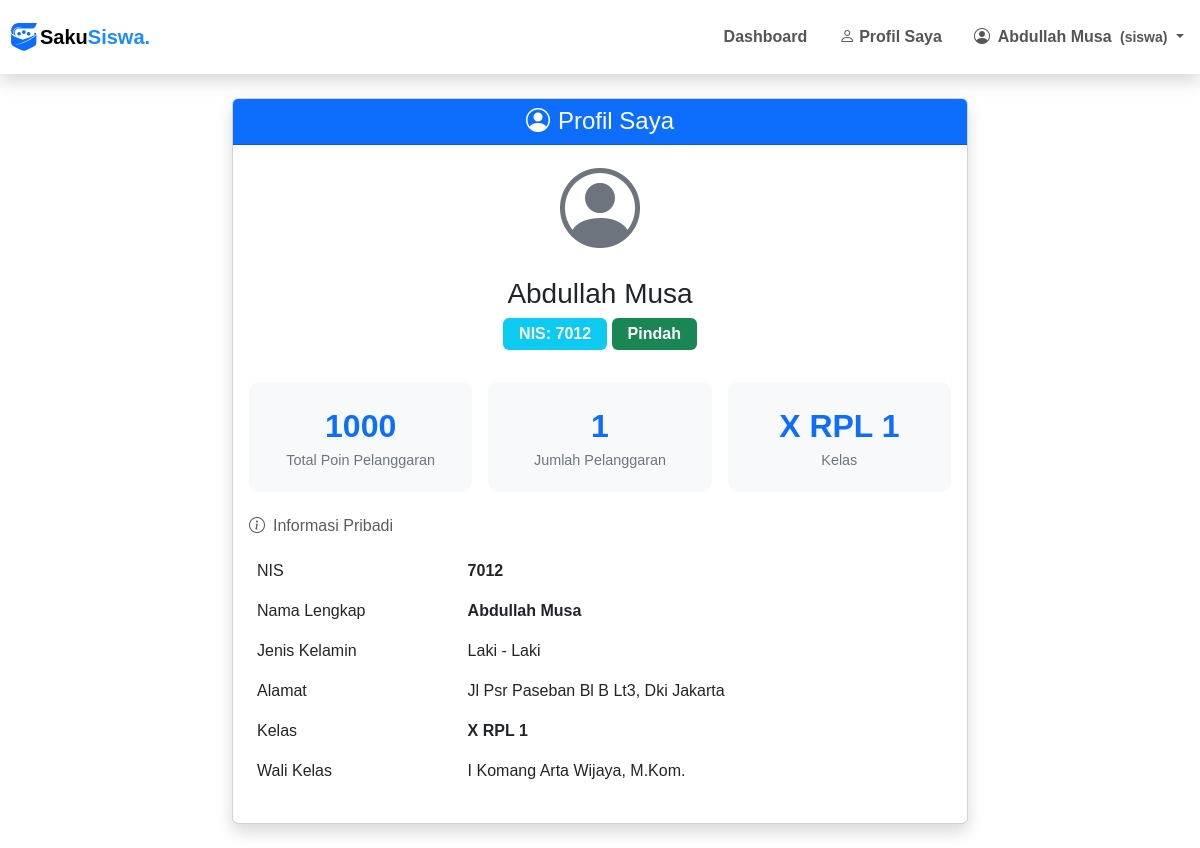
The app's page /pages/siswa/my_profile.php (signed in) with its own data.
### tables this page shows
CREATE TABLE `siswa` (
  `nis` char(5) NOT NULL,
  `nama_siswa` varchar(50) DEFAULT NULL,
  `jenis_kelamin` enum('Laki - Laki','Perempuan') DEFAULT NULL,
  `alamat` varchar(100) DEFAULT NULL,
  `password` varchar(70) DEFAULT NULL,
  `status_siswa` enum('aktif','tidak_aktif','lulus','pindah') DEFAULT NULL,
  `id_ortu_wali` int DEFAULT NULL,
  `id_kelas` int DEFAULT NULL
);

CREATE TABLE `tingkat` (
  `id_tingkat` int NOT NULL,
  `tingkat` varchar(6) DEFAULT NULL
);

CREATE TABLE `program_keahlian` (
  `id_program_keahlian` int NOT NULL,
  `program_keahlian` varchar(6) DEFAULT NULL,
  `deskripsi` varchar(50) DEFAULT NULL
);

CREATE TABLE `kelas` (
  `id_kelas` int NOT NULL,
  `id_tingkat` int DEFAULT NULL,
  `id_program_keahlian` int DEFAULT NULL,
  `rombel` int DEFAULT NULL,
  `kode_guru` char(8) DEFAULT NULL
);

CREATE TABLE `guru` (
  `kode_guru` char(8) NOT NULL,
  `nama_pengguna` varchar(100) DEFAULT NULL,
  `role` enum('admin','bk','guru','manajemen','siswa') DEFAULT 'guru',
  `username` varchar(50) DEFAULT NULL,
  `password` varchar(70) DEFAULT NULL,
  `aktif` enum('Y','N') DEFAULT NULL,
  `jabatan` varchar(50) DEFAULT NULL,
  `telp` varchar(16) DEFAULT NULL
);

### pages/siswa/my_profile.php (the view, shortened to what this page needs)
<?php
include ROOTPATH . "/config/config.php";
include ROOTPATH . "/includes/header.php";
$nis = $_SESSION['username'];
$sql = "SELECT
            s.nis, s.nama_siswa, s.jenis_kelamin, s.alamat, s.status_siswa AS status,
            o.id_ortu_wali, o.ayah, o.ibu, o.wali,
            o.pekerjaan_ayah, o.pekerjaan_ibu, o.pekerjaan_wali,
            o.no_telp_ayah, o.no_telp_ibu, o.no_telp_wali,
            k.id_kelas, t.tingkat, p.program_keahlian, k.rombel,
            g.nama_pengguna AS wali_kelas
        FROM siswa s
        LEFT JOIN ortu_wali o ON s.id_ortu_wali = o.id_ortu_wali
        LEFT JOIN kelas k ON s.id_kelas = k.id_kelas
        LEFT JOIN tingkat t ON k.id_tingkat = t.id_tingkat
        LEFT JOIN program_keahlian p ON k.id_program_keahlian = p.id_program_keahlian
        LEFT JOIN guru g ON k.kode_guru = g.kode_guru
        WHERE s.nis = '$nis'";
$result = mysqli_query($conn, $sql);
$data = mysqli_fetch_assoc($result);
$sql_poin = "SELECT COALESCE(SUM(jp.poin), 0) AS total_poin, COUNT(ps.id_pelanggaran_siswa) AS jumlah_pelanggaran
            FROM pelanggaran_siswa ps
            LEFT JOIN jenis_pelanggaran jp ON ps.id_jenis_pelanggaran = jp.id_jenis_pelanggaran
            WHERE ps.nis = '$nis'";
$data_poin = mysqli_fetch_assoc(mysqli_query($conn, $sql_poin));
?>
<div class="container py-4">
    <div class="row justify-content-center">
        <div class="col-lg-8">
            <div class="card shadow">
                <div class="card-header bg-primary text-white text-center">
                    <h4 class="mb-0"><i class="bi bi-person-circle me-2"></i>Profil Saya</h4>
                </div>
                <div class="card-body">
                    <div class="text-center mb-4">
                        <div class="profile-icon-large mx-auto mb-3">
                            <i class="bi bi-person-circle" style="font-size: 80px; color: #6c757d;"></i>
                        </div>
                        <h3><?= htmlspecialchars($data['nama_siswa']) ?></h3>
                        <div class="badge fs-6 bg-info mb-2 px-3 py-2">
                            NIS: <?= htmlspecialchars($data['nis']) ?>
                        </div>
                        <div class="badge bg-success fs-6 px-3 py-2">
                            <?= ucfirst(str_replace('_', ' ', $data['status'])) ?>
                        </div>
                    </div>
                    <div class="row g-3 mb-4">
                        <div class="col-md-4 text-center">
                            <div class="stat-box">
                                <div class="stat-number"><?= $data_poin['total_poin'] ?></div>
                                <div class="stat-label">Total Poin Pelanggaran</div>
                            </div>
                        </div>
                        <div class="col-md-4 text-center">
                            <div class="stat-box">
                                <div class="stat-number"><?= $data_poin['jumlah_pelanggaran'] ?></div>
                                <div class="stat-label">Jumlah Pelanggaran</div>
                            </div>
                        </div>
                        <div class="col-md-4 text-center">
                            <div class="stat-box">
                                <div class="stat-number">
                                    <?= $data['tingkat'] . ' ' . $data['program_keahlian'] . ' ' . $data['rombel'] ?></div>
                                <div class="stat-label">Kelas</div>
                            </div>
                        </div>
                    </div>
                    <div class="row">
                        <div class="col-12">
                            <h6 class="text-muted mb-3"><i class="bi bi-info-circle me-2"></i>Informasi Pribadi</h6>
                            <div class="table-responsive">
                                <table class="table table-borderless">
                                    <tr>
                                        <td width="30%">NIS</td>
                                        <td><strong><?= $data['nis'] ?></strong></td>
                                    </tr>
                                    <tr>
                                        <td>Nama Lengkap</td>
                                        <td><strong><?= $data['nama_siswa'] ?></strong></td>
                                    </tr>
                                    <tr>
                                        <td>Jenis Kelamin</td>
                                        <td><?= $data['jenis_kelamin'] ?></td>
                                    </tr>
                                    <tr>
                                        <td>Alamat</td>
                                        <td><?= htmlspecialchars($data['alamat'] ?: '-') ?></td>
                                    </tr>
                                    <tr>
                                        <td>Kelas</td>
                                        <td><strong><?= $data['tingkat'] . ' ' . $data['program_keahlian'] . ' ' . $data['rombel'] ?></strong>
                                        </td>
                                    </tr>
                                    <tr>
                                        <td>Wali Kelas</td>
                                        <td><?= htmlspecialchars($data['wali_kelas'] ?: '-') ?></td>
                                    </tr>
                                </table>
                            </div>
                        </div>
                    </div>
                </div>
            </div>
        </div>
    </div>
</div>
<?php include ROOTPATH . "/includes/footer.php"; ?>

### assets/css/style.css (style rules this page uses)
.card { transition: transform 0.2s; }
.profile-icon-large { width: 100px; height: 100px; background: rgba(255, 255, 255, 0.15); border-radius: 50%; display: flex; align-items: center; justify-content: center; font-size: 3.5rem; margin-bottom: 1.5rem; border: 4px solid rgba(255, 255, 255, 0.3); backdrop-filter: blur(5px); }

### includes/header.php (style rules this page uses)
body { font-family: 'Poppins', sans-serif !important; }

### pages/siswa/my_profile.php (style rules this page uses)
.profile-icon-large i { color: #dee2e6; }
.stat-box { padding: 20px; background: #f8f9fa; border-radius: 10px; }
.stat-number { font-size: 2rem; font-weight: bold; color: #0d6efd; }
.stat-label { color: #6c757d; font-size: 0.9rem; }

### records on screen
siswa: nama_siswa "Abdullah Musa", nis "7012", status_siswa "Pindah", tingkat.tingkat "X", program_keahlian.program_keahlian "RPL", id_kelas.rombel "1", jenis_kelamin "Laki - Laki", alamat "Jl Psr Paseban Bl B Lt3, Dki Jakarta", guru.nama_pengguna "I Komang Arta Wijaya, M.Kom."

### other values on screen
$_SESSION['nama_siswa'] "Abdullah Musa"
$_SESSION['user_role'] "siswa"
$data_poin['total_poin'] "1000"
$data_poin['jumlah_pelanggaran'] "1"
